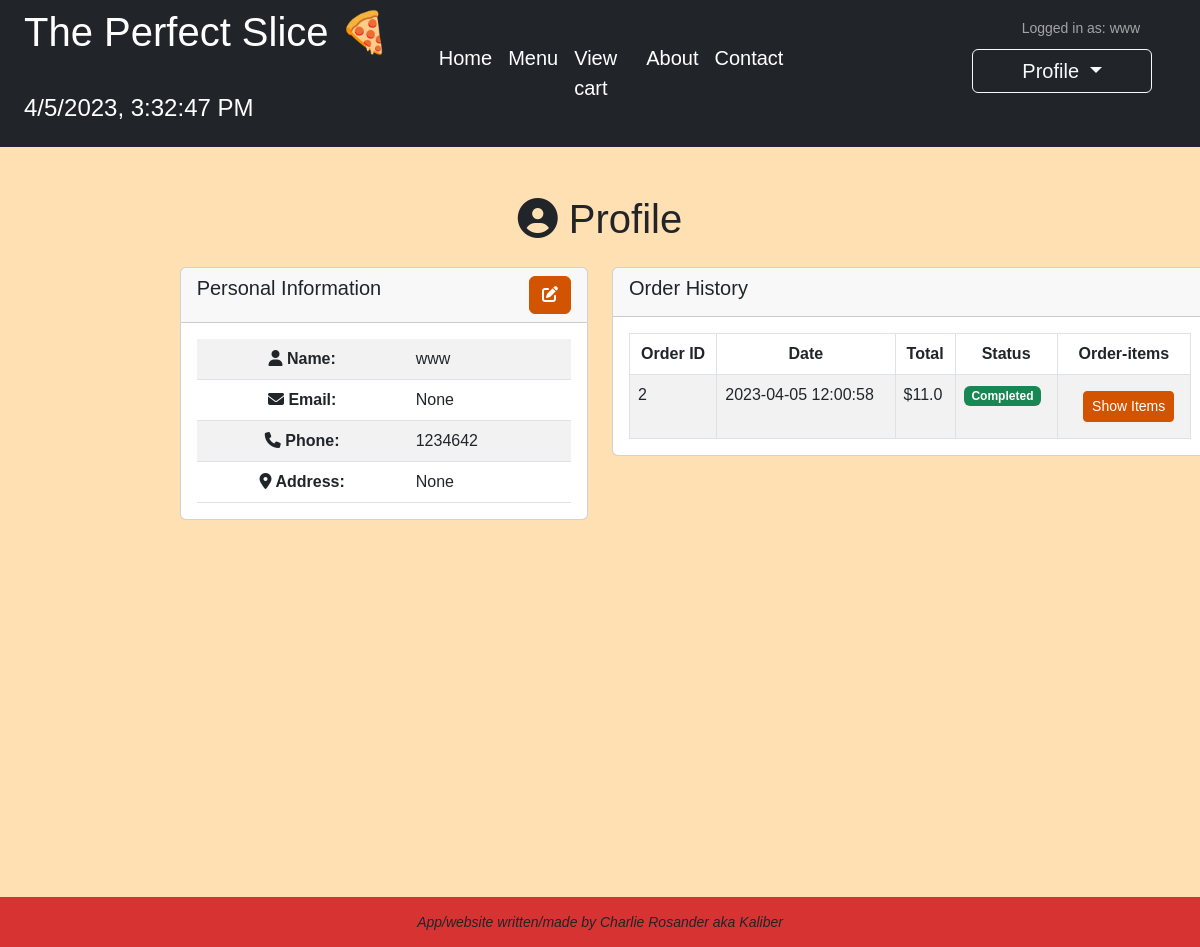
Page /profile (signed in) on the committed database.
### app.py (models this page shows)
class User(db.Model):
    __tablename__ = 'user'
    id = db.Column(db.Integer, primary_key=True)
    username = db.Column(db.String(80), unique=True, nullable=False)
    password = db.Column(db.String(80), unique=True, nullable=False)
    email = db.Column(db.String(80), unique=True, nullable=True)
    address = db.Column(db.String(80), nullable=True)
    phone = db.Column(db.String(80), nullable=True)
    date = db.Column(db.String(80), nullable=False)

class CompletedOrders(db.Model):
    id = db.Column(db.Integer, primary_key=True)
    username = db.Column(db.String(80), nullable=False)
    date = db.Column(db.String(80), nullable=False)
    total_price = db.Column(db.Float, nullable=False)
    items = db.relationship('CompletedOrderItems', cascade="all, delete", backref='completed_order')

### app.py (the view)
@app.route('/profile')
def profile():
    if 'user' not in session or session['user'] == 'guest':
        flash("Please log in to view your profile.")
        return redirect(url_for('login'))
    if 'admin' in session['user']:
        current_user = Admin.query.filter_by(username=session['user']).first()
    else:
        current_user = User.query.filter_by(username=session['user']).first()
    if current_user is None:
        flash("User not found. Please log in again.")
        return redirect(url_for('login'))
    complete_orders = CompletedOrders.query.filter_by(username=current_user.username).all()
    return render_template('profile.html', current_user=current_user, complete_orders=complete_orders)

### templates/profile.html (shortened to what this page needs)
{% extends "layout.html" %}
{% block content %}
<link rel="stylesheet" href="https://cdnjs.cloudflare.com/ajax/libs/font-awesome/6.1.0/css/all.min.css">
<div class="container-fluid mt-4">
    <div class="text-center my-4">
        <h1>
            <i class="fas fa-user-circle"></i> Profile
        </h1>
    </div>
    <div class="container-fluid">
        <div class="row">
            <div class="col-12 col-md-6">
                <div class="card">
                    <div class="card-header">
                        <div class="d-flex justify-content-between align-items-start">
                            <h5>Personal Information</h5>
                            <a href="{{ url_for('edit_contact_info') }}" class="btn btn-primary"><i
                                    class="fas fa-edit"></i></a>
                        </div>
                    </div>
                    <div class="card-body">
                        <table class="table table-striped mb-0">
                            <tbody>
                                <tr>
                                    <th scope="row"><i class="fas fa-user"></i> Name:</th>
                                    <td>{{ current_user.username }}</td>
                                </tr>
                                <tr>
                                    <th scope="row"><i class="fas fa-envelope"></i> Email:</th>
                                    <td>{{ current_user.email }}</td>
                                </tr>
                                <tr>
                                    <th scope="row"><i class="fas fa-phone"></i> Phone:</th>
                                    <td>{{ current_user.phone }}</td>
                                </tr>
                                <tr>
                                    <th scope="row"><i class="fas fa-map-marker-alt"></i> Address:</th>
                                    <td>{{ current_user.address }}</td>
                                </tr>
                            </tbody>
                        </table>
                    </div>
                </div>
            </div>
            <div class="col-12 col-md-6">
                <div class="card" style="width: 146%;">
                    <div class="card-header">
                        <div class="d-flex justify-content-between align-items-start">
                            <h5>Order History</h5>
                        </div>
                    </div>
                    <div class="card-body">
                        <table class="table table-striped table-bordered mb-0">
                            <thead>
                                <tr>
                                    <th scope="col">Order ID</th>
                                    <th scope="col">Date</th>
                                    <th scope="col">Total</th>
                                    <th scope="col">Status</th>
                                    <th scope="col">Order-items</th>
                                </tr>
                            </thead>
                            <tbody>
                                {% if complete_orders %}
                                {% for order in complete_orders %}
                                <tr>
                                    <td>{{ order.id }}</td>
                                    <td>{{ order.date }}</td>
                                    <td>${{ order.total_price }}</td>
                                    <td>
                                        <span class="badge bg-success">
                                            Completed
                                        </span>
                                    </td>
                                    <td>
                                        <div class="action-buttons">
                                            <button type="button" class="btn btn-primary btn-sm show-items mx-2 my-2"
                                                data-bs-toggle="collapse" data-bs-target="#items-{{ order.id }}"
                                                data-order-id="{{ order.id }}">
                                                Show Items
                                            </button>
                                        </div>
                                    </td>
                                </tr>
                                {% endfor %}
                                {% else %}
                                <p>No orders have been completed.</p>
                                {% endif %}
                            </tbody>
                        </table>
                    </div>
                </div>
            </div>
        </div>
    </div>
</div>
{% endblock %}

### static/stylesheet.css (style rules this page uses)
body { height: 100%; width: 100%; }
body { background-color: #ffe0b3; font-family: Arial, sans-serif; }
.btn-primary { border-color: #d35400; color: white; background-color: #d35400; ; }
html, body, .intro { height: 100%; }
table td, table th { text-overflow: ellipsis; white-space: nowrap; overflow: hidden; }
th { text-align: center; }
.action-buttons { display: flex; justify-content: flex-end; }

### rows in the picture
User: username "www", email "None", phone "1234642", address "None"
CompletedOrders: id "2", date "2023-04-05 12:00:58", total_price "11.0"

### other values in the picture
{{ session["user"] }} "www"
